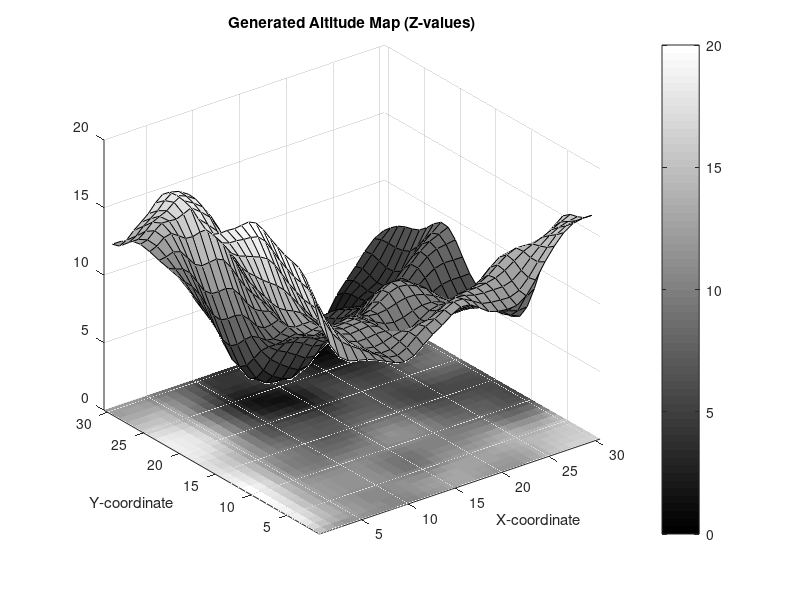

Write MATLAB code to recreate this figure. (Note: this script raises an error after producing the figure.)
clear;
clc;
close all;

gridSize = 30;
genTerrain = false;

if genTerrain
    fprintf('Generating altitude grid using Perlin noise...\n');
    % Parameters for Perlin Noise
    scale = 0.02; % Controls "zoom" level of noise
    octaves = 4; % Number of noise layers
    persistence = 0.5; % How much each octave contributes
    lacunarity = 2.0; % How much larger each octave is
    
    altitudeGrid = zeros(gridSize, gridSize);
    for i = 1:gridSize
        for j = 1:gridSize
            x = (j - 1) * scale; % Map grid coords to noise coords
            y = (i - 1) * scale;
            
            noise_value = 0;
            amplitude = 1;
            frequency = 1;
            
            for o = 1:octaves
                % MATLAB's perlin noise is typically 3D, we'll use 2D by fixing z
                noise_value = noise_value + PerlinNoise2D(x * frequency, y * frequency) * amplitude;
                amplitude = amplitude * persistence;
                frequency = frequency * lacunarity;
            end
            altitudeGrid(i, j) = noise_value;
        end
    end
    
    % Normalize and scale altitude values (e.g., to a range of 0 to 100)
    minAlt = min(altitudeGrid(:));
    maxAlt = max(altitudeGrid(:));
    altitudeGrid = (altitudeGrid - minAlt) / (maxAlt - minAlt) * 20; % Scale to 0-100 for better visualization and cost impact
    
    fprintf('Altitude grid generated.\n');
    
    save('terrain_data.mat', 'altitudeGrid');
end
fprintf('Loading pre-generated terrain data.\n');
load("terrain_data.mat","altitudeGrid");
% --- Visualize Altitude Map ---
figure('Name', 'Generated Altitude Map', 'NumberTitle', 'off', 'Color', [0.95 0.95 0.95]);
surf(altitudeGrid)
hold on;
imagesc(altitudeGrid);
colormap('gray'); % Or 'jet', 'gray', etc. for elevation
colorbar;
xlim([0.5, gridSize + 0.5]); % Adjust limits for imagesc
ylim([0.5, gridSize + 0.5]); % Adjust limits for imagesc
set(gca, 'YDir', 'normal');
title('Generated Altitude Map (Z-values)');
xlabel('X-coordinate');
ylabel('Y-coordinate');
fprintf('Altitude map visualized.\n');



%% Map
Map.lim = gridSize^2;
Map.xMin = 1;
Map.xMax = 30;
Map.yMin = 1;
Map.yMax = 30;
Map.nX = Map.xMax - Map.xMin + 1;
Map.nY = Map.yMax - Map.yMin + 1;

%% robot data
% dir: direction
Robot.dir = deg2rad(90); %randsample([0 90 180 270], 1);

% start & goal - coordinates
Robot.xs = 19;
Robot.ys = 23;
Robot.xt = 10;
Robot.yt = 7;

%  start & goal - node numbers
Robot.startNode = (Robot.ys - Map.yMin) * Map.nX + Robot.xs - Map.xMin + 1;
Robot.targetNode = (Robot.yt - Map.yMin) * Map.nX + Robot.xt - Map.xMin + 1;

%% Nodes & Adj
k = 1;
adj = cell(1, 1);
for j = 1:Map.yMax

    for i = 1:Map.xMax
        adj{k, 1} = k; % node number
        adj{k, 2} = [i, j]; % node coordinates
        Nodes.cord(1:2, k) = [i, j]'; % node coordinates
        Nodes.number(1, k) = k; % node number
        if i == Robot.xs && j == Robot.ys
            startNode = k; % start node number
        elseif i == Robot.xt && j == Robot.yt
            targetNode = k; % target (final) node number
        end

        k = k + 1;
   end
end

Nodes.count = numel(Nodes.number);

%% update model
Model.Nodes = Nodes;
Model.Robot = Robot;
Model.Map = Map;
Model.Alti = altitudeGrid;

% Initialize the robot's position on the altitude grid
Robot.altitude = altitudeGrid(Robot.ys, Robot.xs);
fprintf('Robot initialized at position (%d, %d) with altitude %.2f.\n', Robot.xs, Robot.ys, Robot.altitude);

%-------Run D* Lite--------

%% settings
Model.expandMethod = 'heading'; % random or heading
Model.distType = 'euclidean'; % euclidean or manhattan;
Model.adjType = '8adj'; % 4adj or 8adj

Model = create3DModel(Model);

tic
[Model, Path] = my3DDstarLite(Model);
Sol = Path;
Sol.runTime = toc;
Sol.cost = calCostL(Sol.coords);
Sol.smoothness = calSmoothnessbyDir(Sol);

%% display data and plot solution
disp(['run time for path= ' num2str(Sol.runTime)])
disp(Sol)

%% clear temporal data
clear adj_type dist_type
